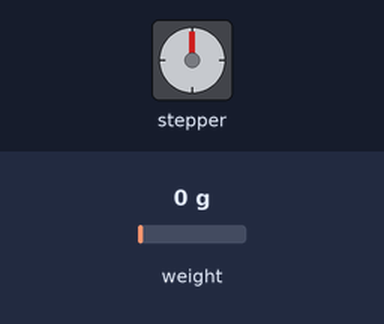
A sketch run on a simulated Arduino Uno, built with avr-gcc and run on an emulated ATmega328P. Shown: stepper motor. Wiring (from diagram.json): stepper motor driver (200 steps per turn assumed): step pin 5; direction pin 4. The inputs (shaded band) are chosen by the test bench; at power-on: weight on the scale 0 g. What the sketch prints to the serial monitor is not drawn.

Above: at 1.05 s.
Timing chart, 0 to 4.0 s (numbered marks = the images above):
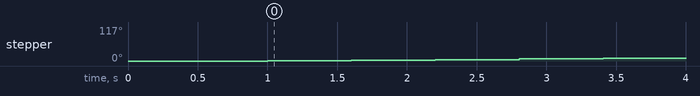

The sketch:

sketch.ino
```cpp
#include "HX711.h"

// --- Pin Definitions ---
const int LOADCELL_DOUT_PIN = 3;
const int LOADCELL_SCK_PIN = 2;
const int DIR_PIN = 4;
const int STEP_PIN = 5;

HX711 scale;
float calibration_factor = 420.0;

// Motor & Test State Variables
unsigned long previousMotorTime = 0;
const long motorInterval = 5;
bool motorState = LOW;

// --- Auto-Stop Logic Variables ---
bool isTesting = true;
float maxForce = 0.0;
float armingThreshold = 0.5;   // Force must exceed 0.5kg before auto-stop is allowed to trigger
float fractureThreshold = 0.6; // If force drops to 60% of the max force, trigger shutoff

void setup() {
  Serial.begin(115200);

  pinMode(DIR_PIN, OUTPUT);
  pinMode(STEP_PIN, OUTPUT);
  digitalWrite(DIR_PIN, HIGH);

  scale.begin(LOADCELL_DOUT_PIN, LOADCELL_SCK_PIN);
  scale.set_scale(calibration_factor);
  scale.tare();

  Serial.println("System Ready. Starting Test...");
}

void loop() {
  unsigned long currentMillis = millis();

  // 1. MOTOR CONTROL (Only spins if the test is active)
  if (isTesting && (currentMillis - previousMotorTime >= motorInterval)) {
    previousMotorTime = currentMillis;
    motorState = !motorState;
    digitalWrite(STEP_PIN, motorState);
  }

  // 2. READ & ANALYZE FORCE
  if (scale.is_ready() && isTesting) {
    // Read an average of 3 samples to filter out electronic noise
    float currentForce = scale.get_units(3);

    // Ignore tiny negative sensor drift at the start
    if (currentForce < 0) currentForce = 0;

    Serial.print("FORCE:");
    Serial.println(currentForce);

    // Track the Peak Force (Highest value reached so far)
    if (currentForce > maxForce) {
      maxForce = currentForce;
    }

    // --- THE FRACTURE DETECTION ENGINE ---
    // Rule 1: We must be pulling with at least 0.5kg of force (Arming Threshold)
    // Rule 2: The current force must drop suddenly by 40% (Fracture Threshold)
    if (maxForce > armingThreshold && currentForce < (maxForce * fractureThreshold)) {
      isTesting = false; // This instantly cuts power to the motor logic
      Serial.println("--- FRACTURE DETECTED ---");
      Serial.print("MAX_FORCE:");
      Serial.println(maxForce);
    }
  }
}
```
